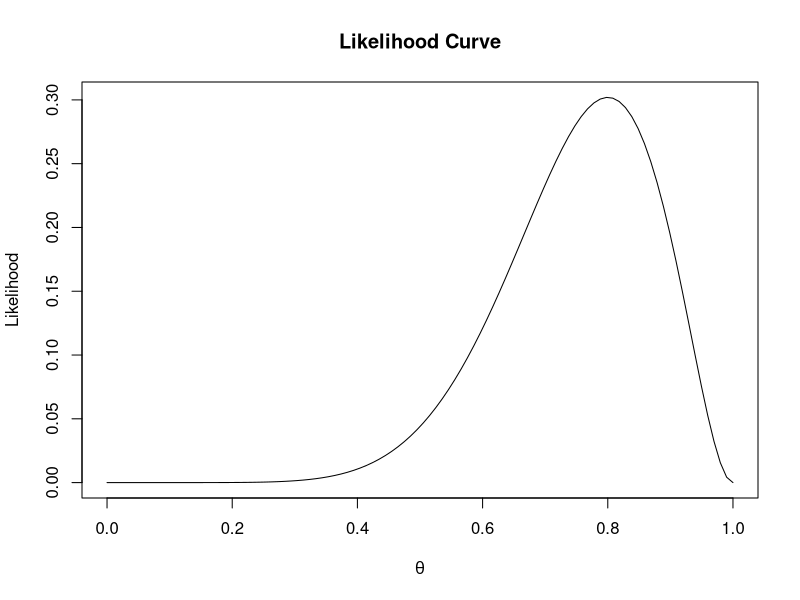

Generate this figure with R:
#plot likelihood curve----
n<-10 #set total trials
x<-8 #set successes
theta<- seq(0,1,len=100) #create theta variable, from 0 to 1
like <- dbinom(x,n,theta) #create likelihood function
plot(theta,like,type='l',xlab=expression(theta), ylab='Likelihood', main="Likelihood Curve")

#Š Daniel Lakens, 2016. 
# This work is licensed under a Creative Commons Attribution-NonCommercial-ShareAlike 4.0 International License. https://creativecommons.org/licenses/by-nc-sa/4.0/